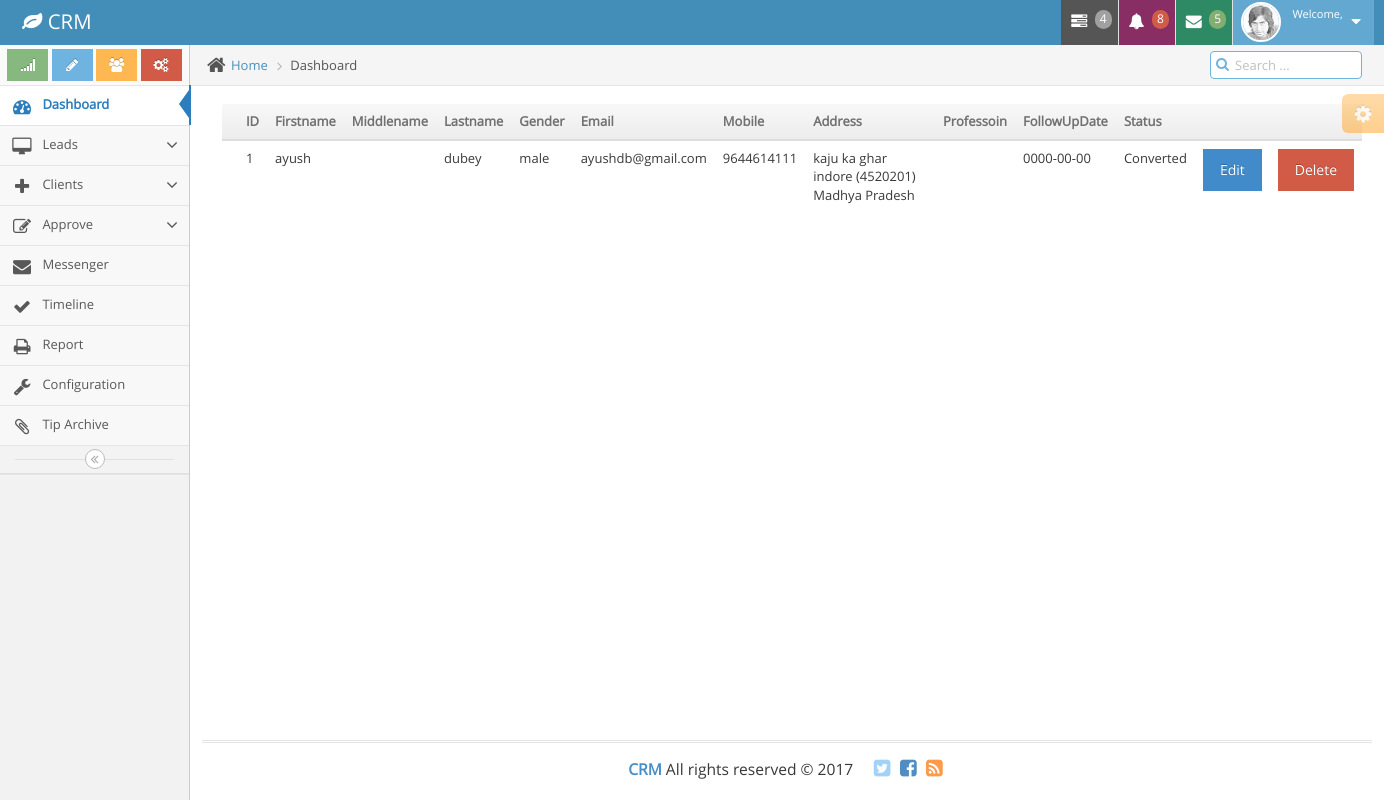
The page /index.php/clients/view_active_clients on the database its author committed.
### tables this page shows
CREATE TABLE `client` (
  `client_id` int(11) NOT NULL,
  `first_name` varchar(50) NOT NULL,
  `middle_name` varchar(50) DEFAULT NULL,
  `last_name` varchar(50) NOT NULL,
  `gender` varchar(10) NOT NULL,
  `email` varchar(100) DEFAULT NULL,
  `mobile` varchar(10) NOT NULL,
  `status` varchar(15) NOT NULL DEFAULT 'no status',
  `address` varchar(1000) DEFAULT NULL,
  `profession` varchar(100) DEFAULT NULL,
  `follow_up_date` date DEFAULT NULL,
  `active` varchar(10) NOT NULL DEFAULT 'no',
  `assigned` varchar(10) NOT NULL DEFAULT 'no',
  `disposed` varchar(10) NOT NULL DEFAULT 'no'
);

### application/controllers/Clients.php (called while the page is built, shortened)
<?php
class Clients extends CI_Controller {
	public function view_active_clients()
	{
		$data   = array();
        $this->load->model('LeadModel');
        $this->load->helper('url');
        $data['result'] = $this->LeadModel->get_active_leads();
		$this->load->view('admin/admin_header');
			$this->load->view('clients/view_clients', $data);
		$this->load->view('admin/admin_footer');
	}
}

### index.php (called while the page is built, shortened)
<?php
require_once BASEPATH.'core/CodeIgniter.php';

### application/models/LeadModel.php (called while the page is built, shortened)
<?php
class LeadModel extends CI_Model
{
	public function get_active_leads()
	{
		$result=$this->db->query("select * from client where status='converted'");
		return $result=$result->result();
	}
}

### application/views/clients/view_clients.php (the view, shortened to what this page needs)
<div class="container">
<p style="color:green;"><?php print_r($this->session->flashdata('update'));?></p>
<p style="color:red;"><?php print_r($this->session->flashdata('delete'));?></p>
<p style="color:green;"><?php print_r($this->session->flashdata('insert'));?></p>
<div class="table-responsive">
  <table class="table table-hover">
     <thead class="thead-inverse">
      <tr>
		<th></th>
        <th>ID</th>
        <th>Firstname</th>
		 <th>Middlename</th>
        <th>Lastname</th>
        <th>Gender</th>
        <th>Email</th>
        <th>Mobile</th>
		<th>Address</th>
		<th>Professoin</th>
		<th>FollowUpDate</th>
		<th>Status</th>
		<th></th>
		<th></th>
      </tr>
    </thead>
    <tbody>
		<?php $i=1;?>
      <?php foreach($result  as $r): ?>
		<tr>
			<td>
			</td>
			<td><?php echo $i; $i++;?>
			</td>
			<td><?php echo $r->first_name;?>
			</td>
			<td><?php echo $r->middle_name;?>
			</td>
			<td><?php echo $r->last_name;?>
			</td>
			<td><?php echo $r->gender;?>
			</td>
			<td><?php echo $r->email;?>
			</td>
			<td><?php echo $r->mobile;?>
			</td>
			<td><?php echo $r->address;?>
			</td>
			<td><?php echo $r->profession;?>
			</td>
			<td><?php echo $r->follow_up_date;?>
			</td>
			<td><?php echo $r->status;?>
			</td>
			<td><form name="edit" class="form-horizontal" action="<?php echo base_url('leads/edit');?>"  method="POST">
					<input type="submit" name="submit" class="btn btn-primary" value="Edit">
				</form>
			</td>
			<td><form name="delete" class="form-horizontal" action="<?php echo base_url('leads/delete_disposed_leads');?>"  method="POST">
					<input type="submit" name="delete" class="btn btn-danger" value=" Delete">
				</form>
			</td>
		</tr>
	<?php endforeach; ?>
    </tbody>
  </table>
  </div>
</div>
</div>

### rows shown on the page
client: first_name "ayush", last_name "dubey", gender "male", email "ayushdb@gmail.com", mobile "9644614111", address "kaju ka ghar indore (4520201) Madhya Pradesh", follow_up_date "0000-00-00", status "Converted"
